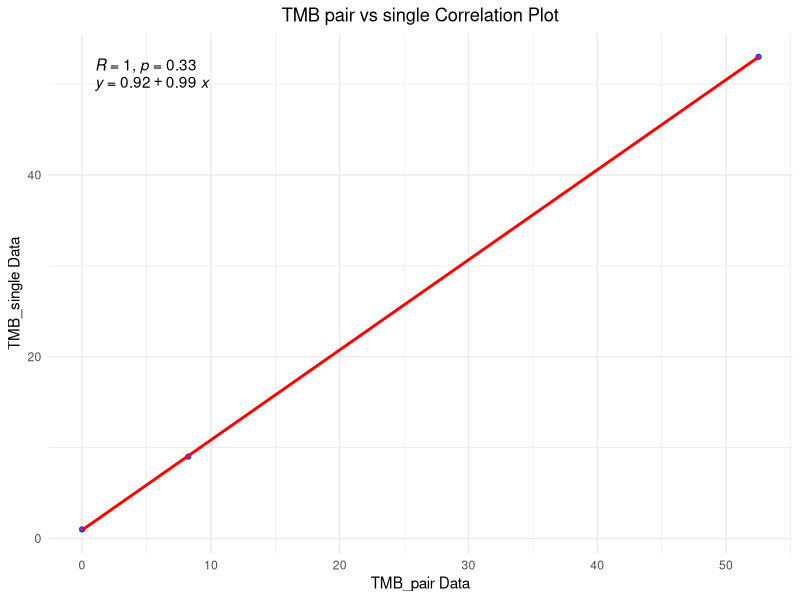

Write R code to recreate this figure.
## ---- chunk 1
knitr::opts_chunk$set(echo = TRUE)

## ---- chunk 2
# Load necessary libraries

# Load required libraries
library(ggplot2)
library(ggpubr)

# Example experimental data (replace with your actual data)

TMB_pair <- c(8.24, 52.52, 0)  # Data for group 1
TMB_single <- c(9, 53, 1)  # Data for group 2

# Combine data into a data frame
data <- data.frame(tMB_pair = TMB_pair, tMB_single = TMB_single)

# Calculate Spearman correlation
spearman_result <- cor.test(data$tMB_pair, data$tMB_single, method = "spearman")

# Print Spearman correlation coefficient and p-value
cat("Spearman Correlation Coefficient:", spearman_result$estimate, "\n")
cat("P-value:", spearman_result$p.value, "\n")

# Plot Spearman correlation with linear regression line
plot <- ggplot(data, aes(x = TMB_pair, y = TMB_single)) +
  geom_point(color = "blue", alpha = 0.7) +  # Scatter points
  geom_smooth(method = "lm", color = "red", se = FALSE) +  # Linear regression line
  stat_cor(method = "spearman", label.x = min(data$tMB_pair) + 1, label.y = max(data$tMB_single) - 1) +  # Spearman correlation
  stat_regline_equation(aes(label = ..eq.label..), formula = y ~ x, label.x = min(data$tMB_pair) + 1, label.y = max(data$tMB_single) - 3) +  # Regression equation
  labs(
    title = "TMB pair vs single Correlation Plot",
    x = "TMB_pair Data",
    y = "TMB_single Data"
  ) +
  theme_minimal()+
  theme(
    plot.title = element_text(hjust = 0.5)  # Center the title
  )

# Display the plot
print(plot)


